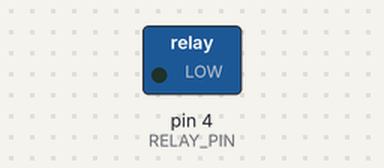
Bench run of a sketch on a simulated Arduino Uno, built with avr-gcc and run on an emulated ATmega328P. Shown: switched loads named in the sketch (green lamp = pin HIGH).

Above: at 0.5 s.
At 3.0 s:
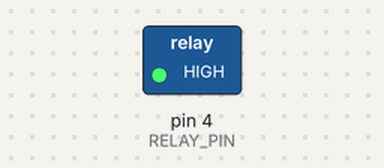
Timing chart, 0 to 6.5 s (numbered marks = the images above):
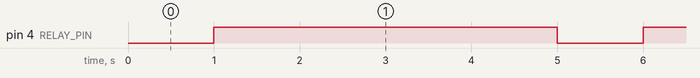

The sketch:

simple_relay.ino
```cpp
#include <Arduino.h>

const uint8_t RELAY_PIN = 4;

void setup() {
  pinMode(RELAY_PIN, OUTPUT);
  digitalWrite(RELAY_PIN, LOW);
}

void loop() {
  delay(1000);
  digitalWrite(RELAY_PIN, HIGH);
  delay(4000);
  digitalWrite(RELAY_PIN, LOW);
}
```

Measured:
- by itself, pin 4 (RELAY_PIN): alternates HIGH for 4.0 s and LOW for 1.0 s
